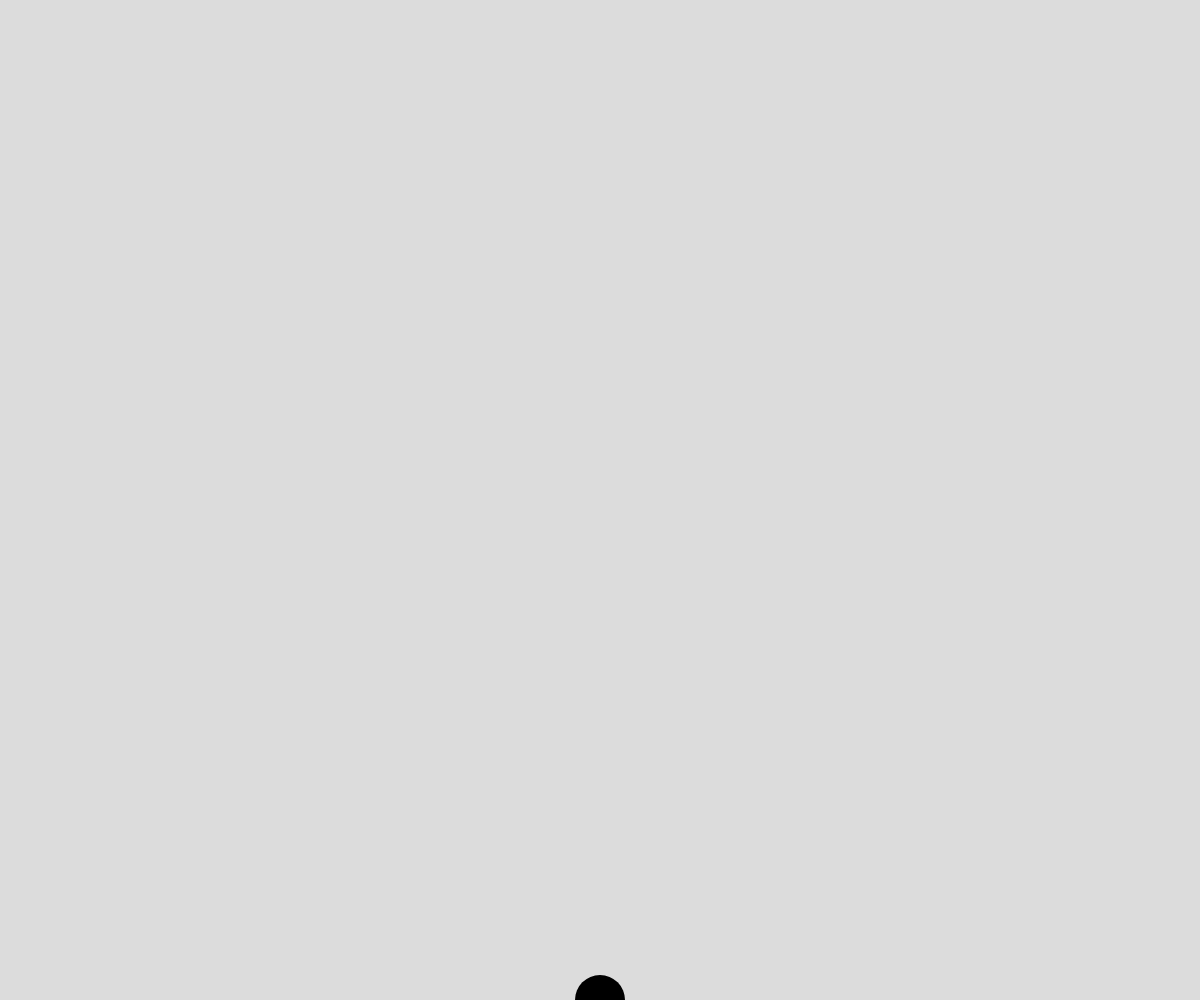
Frame 1 (no input)
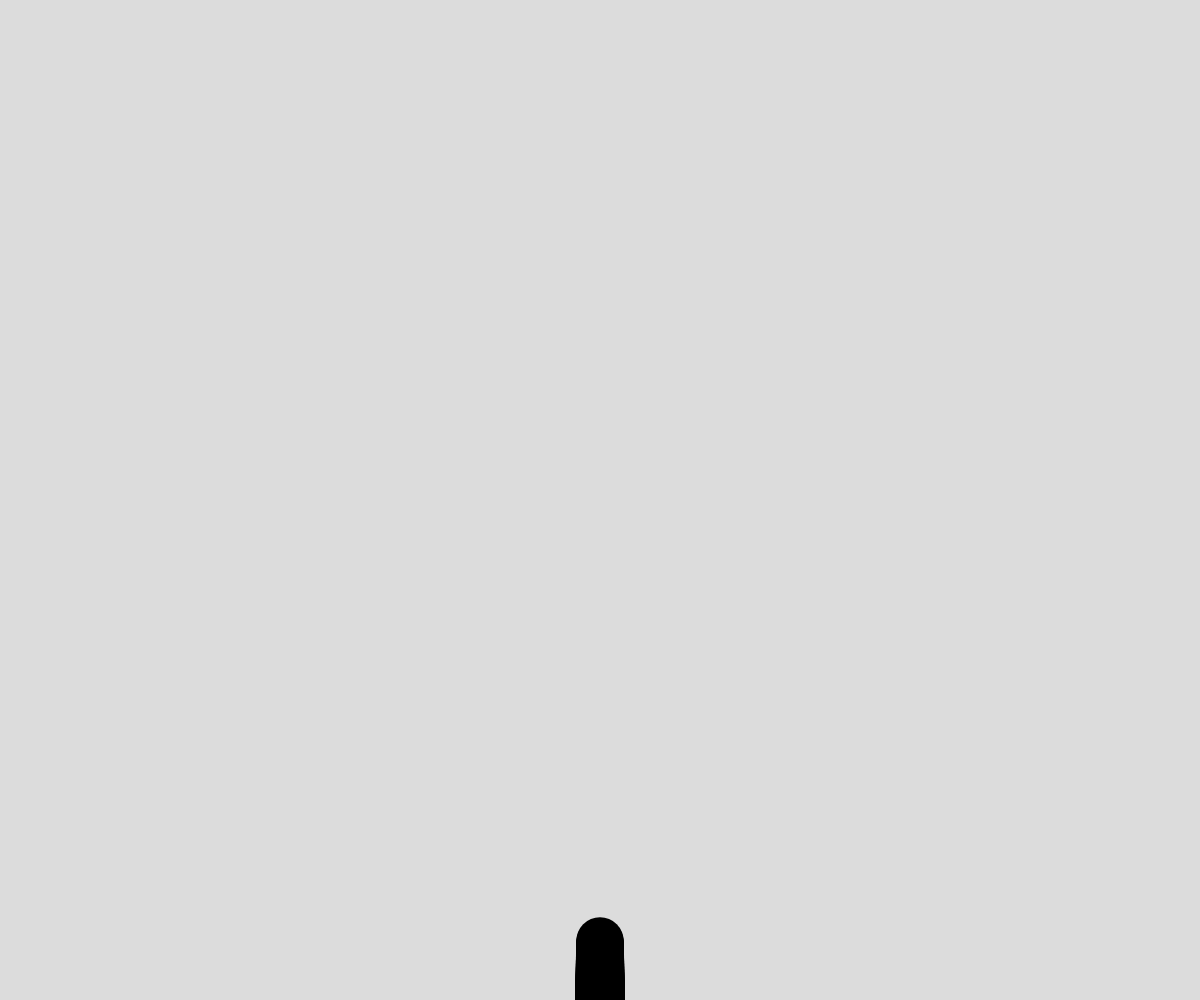
Frame 60 (no input)
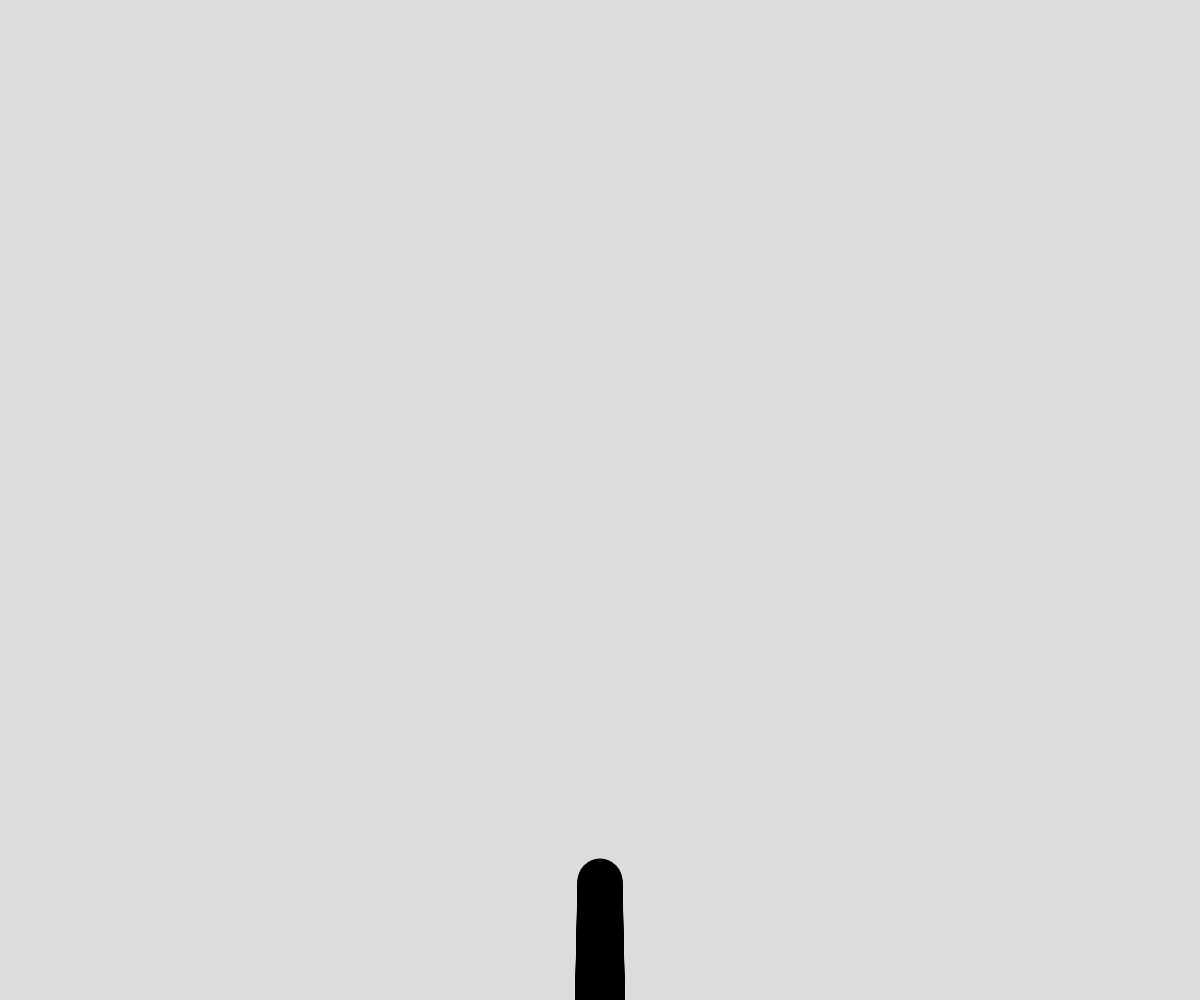
Frame 120 (the mouse pressed at the canvas centre since frame 60)

The p5.js sketch that drew these frames (run headless with seeded random() and noise() and a simulated clock; from frame 60 on, the mouse is pressed at the canvas centre):

// p5.js sketch
// ── sketch.js
const MAX_DIST = 100;
const MIN_DIST = 0.2;
const ATRACTION = 1.5;
const ARCH = 0.15;
const R = 200
const SCL = 10

function setup() {
  createCanvas(windowWidth, windowHeight);
  background(220);
  tree = new Tree(0, 0, true, undefined);
  tree.createLeaves(1000, undefined, width/4);
}

function draw() {
  translate(width / 2, height);
  tree.show();
  tree.grow();
}

// ── Branch.js
class Branch {
  constructor(pos, target, leaves) {
    this.pos = pos.copy();
    if (target != undefined) {
      this.target = target.copy();
    } else {
      this.target = findTarget(pos, leaves);
    }

    this.vel = this.target.x < 0 ? new p5.Vector(-ARCH, 0) : new p5.Vector(ARCH, 0);
  }

  grow() {
    let d = p5.Vector.dist(this.pos, this.target);
    if (d > MIN_DIST) {
      this.pos.add(this.vel);
    } else {
      this.isGrown = true;
    }

    if (!this.isGrown) {
      let dir = p5.Vector.sub(this.target, this.pos);
      dir.normalize();
      dir.mult(ATRACTION);
      beginShape();
      vertex(this.pos.x, this.pos.y)
      this.pos.add(dir);
      this.pos.add(this.vel);
      vertex(this.pos.x, this.pos.y);
      endShape();
    }
  }

  show() {
    
  }
}

function findTarget(pos, leaves) {
  for (let i = leaves.length - 1; i > 0; i--) {
    let d = p5.Vector.dist(pos, leaves[i]);

    if (d < MAX_DIST) {
      leaves.splice(i, 1);

      return leaves[i].copy();
    }
  }
}

// ── Leave.js
class Leave {
  constructor(R) {
    this.pos = new p5.Vector(
      random(-R, R),
      random(-height/2-R, -height/2+R)-height/8
    );
  }
  
  show(){
    circle(this.pos.x, this.pos.y, 2)
  }
}

// ── Tree.js
class Tree {
  constructor(x, y, appear, leaves) {
    this.pos = new p5.Vector(x, y);
    this.branchs = [];
    if(leaves == undefined){
      this.leaves = [];
    }else{
      this.leaves = leaves
    }
    
    this.trees = [];

    this.appear = appear;
  }

  createLeaves(n, leaves, R) {
    if (leaves == undefined) {
      for (let i = 0; i < n; i++) {
        this.leaves.push(new Leave(R));
      }
    }
  }

  grow() {
    //grows trunk
    if (this.pos.y > -height/2 && this.appear) {
      this.pos.add(0, -1);
    }
    for (let i = 0; i < this.trees.length; i++) {
      this.trees[i].show();
      this.trees[i].grow();
    }

    //grows branchs
    for (let i = this.branchs.length - 1; i > 0; i--) {
      this.branchs[i].grow();
      if (this.branchs[i].isGrown) {
        this.trees.push(
          new Tree(this.branchs[i].pos.x, this.branchs[i].pos.y, false, this.leaves)
        );
        this.branchs.splice(i, 1);
      }
    }

    for (let i = this.leaves.length - 1; i > 0; i--) {
      let d = p5.Vector.dist(this.pos, this.leaves[i].pos);
      //this.leaves[i].show();
      if (d < MAX_DIST) {
        this.branchs.push(new Branch(this.pos, this.leaves[i].pos));
        this.leaves.splice(i, 1);
      }
    }
  }

  show() {
    //shows trunk
    if (this.appear) {
      push();
      let w = map(this.pos.y, 0, -height + 75, 50, 10)
      strokeWeight(w)
      point(this.pos.x, this.pos.y);
      pop();
    }

    //shows branchs
    for (let i = 0; i < this.branchs.length; i++) {
      this.branchs[i].show();
    }
  }
}
